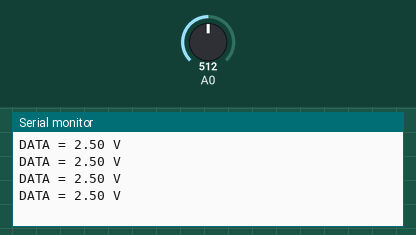
Simulated run of this sketch. Board: Arduino Uno, built with avr-gcc and run on an emulated ATmega328P. On the bench: the last lines printed to the serial monitor. The test bench sets the inputs (shaded band); at power-on: A0 = 512.

Above: at 1.2 s.
1.3 s: A0 set to 716
At 1.71 s:
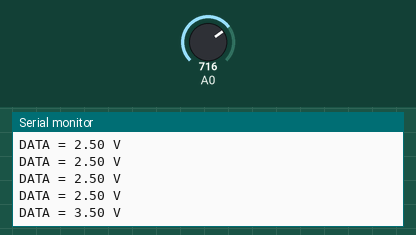
2.8 s: A0 set to 900
At 2.91 s:
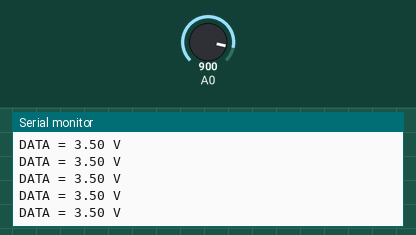
Timing chart, 0 to 5.8 s (numbered marks = the images above; inputs shaded):
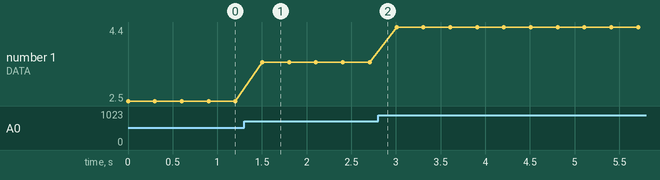

The sketch:

multimetroDS18b20_copy_20260616012133.ino
```cpp
void setup() {
  Serial.begin(115200);
}
void loop() {
  float v = analogRead(A0) * (5.0 / 1023.0);
  Serial.print("DATA = "); Serial.print(v, 2); Serial.println(" V");
  delay(300);
}
```

Measured:
- after the input at 1.3 s, the serial monitor: prints a new line after 0.20 s (image 1)
- plotted number 1: 2.5 → 3.5 after the input at 1.3 s, 3.5 → 4.4 after the input at 2.8 s
